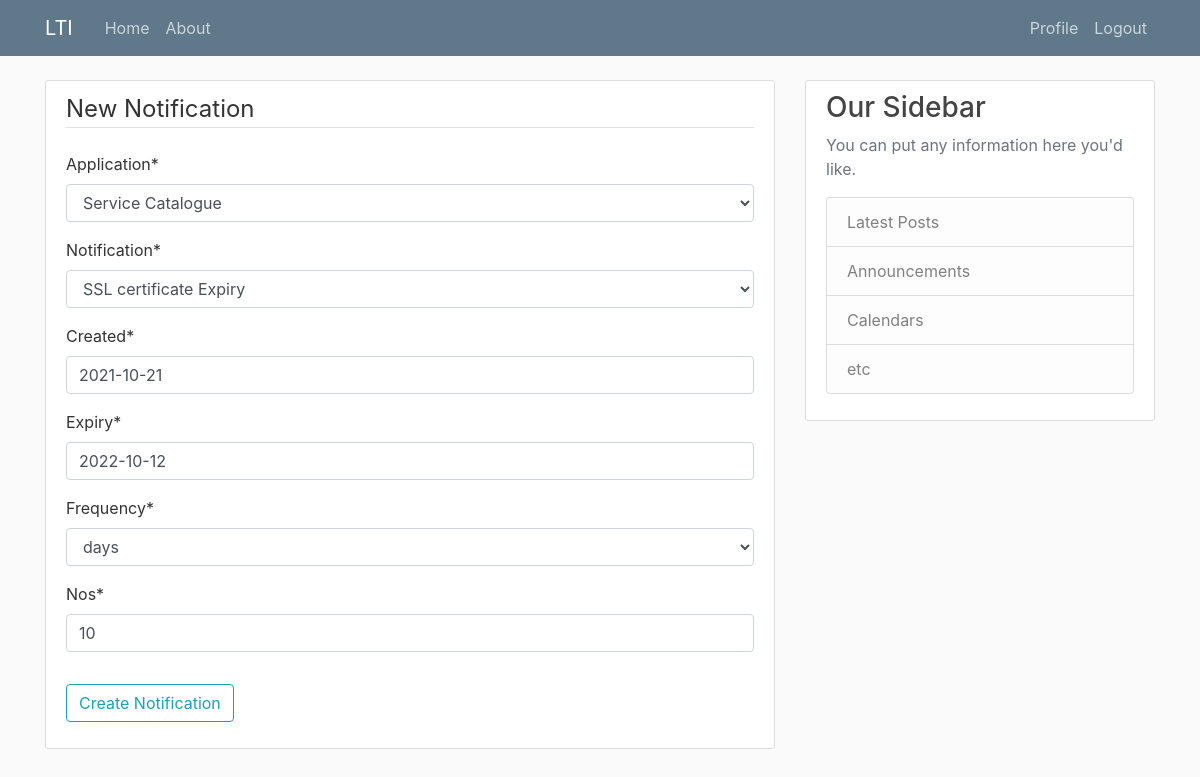
Page /query/8/update/ (signed in) on the committed database.
### blog/models.py (models this page shows, shortened)
class Query(models.Model):
    approved = models.BooleanField(default = False)
    creator = models.ForeignKey(User, on_delete=models.CASCADE)
    Application = models.CharField(max_length=20, choices=App_NameChoices, default = 'ACE')
    Notification = models.CharField(max_length=40, choices=NotiTriggerForChoices, default = 'SSL certificate Expiry')
    date_posted = models.DateTimeField(default=timezone.now)
    created = models.DateField()
    expiry = models.DateField()
    frequency = models.CharField(max_length=10, choices=FreqChoices, default = 'hrs')
    nos = models.CharField(max_length=2)

### blog/views.py (the view, shortened to what this page needs)
# urls.py: path('query/<int:pk>/update/', QueryUpdateView.as_view(), name='query-update'),
class QueryUpdateView(LoginRequiredMixin, UserPassesTestMixin, UpdateView):
    model = Query
    fields = ['Application', 'Notification', 'created', 'expiry', 'frequency', 'nos']
    def test_func(self):
        query = self.get_object()
        if self.request.user == query.creator:
            return True
        return False

### blog/templates/blog/query_form.html (shortened to what this page needs)
{% extends "blog/base.html" %}
{% load crispy_forms_tags %}
{% block content %}
    <div class="content-section">
        <form method="POST">
            <fieldset class="form-group">
                <legend class="border-bottom mb-4">New Notification</legend>
                {{ form|crispy }}
            </fieldset>
            <div class="form-group">
                <button class="btn btn-outline-info" type="submit">Create Notification</button>
            </div>
        </form>
    </div>
{% endblock content %}

### blog/static/blog/main.css (style rules this page uses)
body { background: #fafafa; color: #333333; margin-top: 5rem; }
.content-section { background: #ffffff; padding: 10px 20px; border: 1px solid #dddddd; border-radius: 3px; margin-bottom: 20px; }

### rows in the picture
Query: Application "Service Catalogue", Notification "SSL certificate Expiry", created "2021-10-21", expiry "2022-10-12", frequency "days", nos "10"
